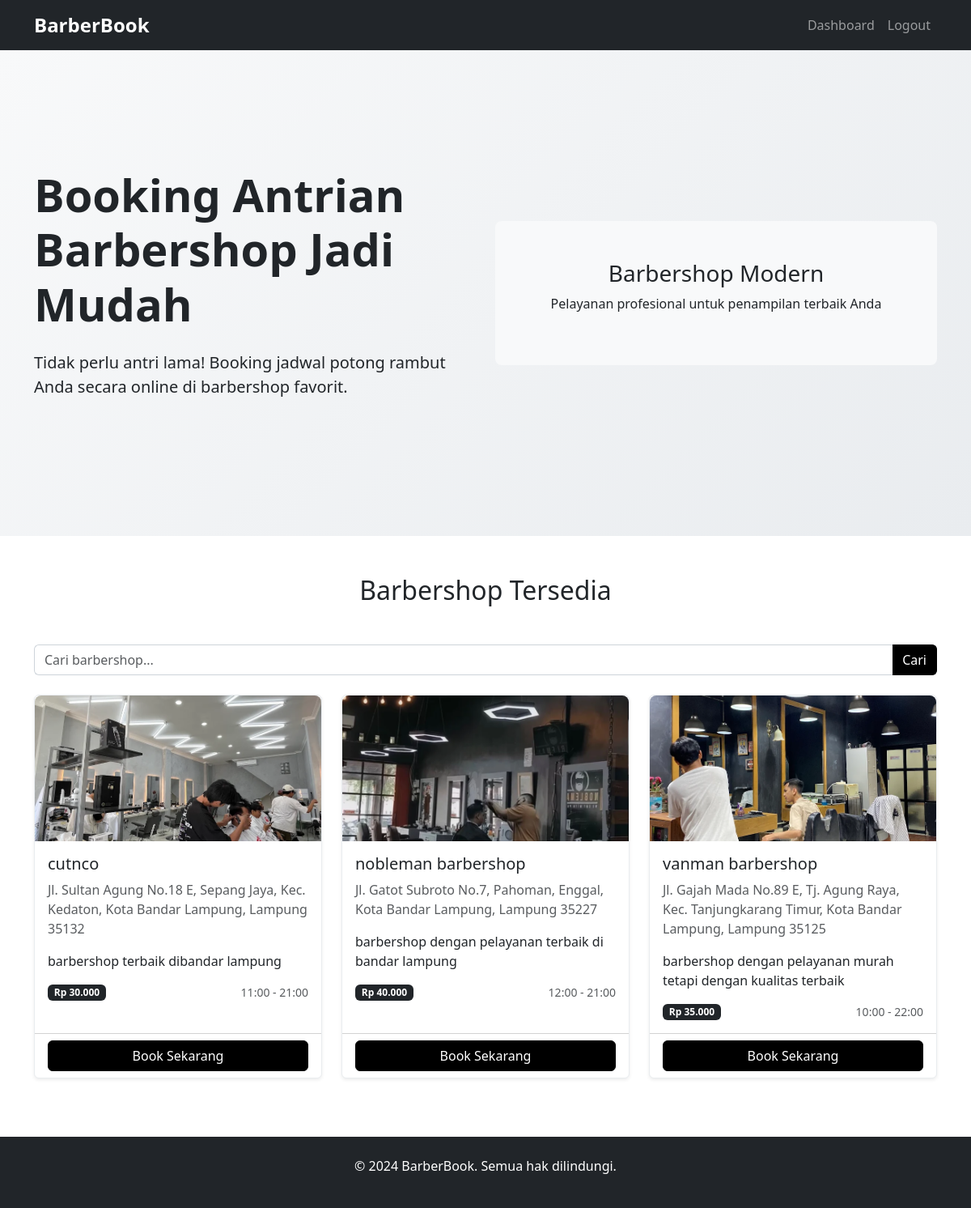
Screenshot of / (signed in) with the database file from the repository.
### tables this page shows
CREATE TABLE `barbershops` (
  `id` int NOT NULL,
  `nama_barbershop` varchar(100) NOT NULL,
  `email` varchar(100) NOT NULL,
  `password` varchar(255) NOT NULL,
  `alamat` text NOT NULL,
  `no_hp` varchar(15) DEFAULT NULL,
  `jam_buka` time DEFAULT '08:00:00',
  `jam_tutup` time DEFAULT '21:00:00',
  `harga_potong` int DEFAULT '25000',
  `deskripsi` text,
  `photo_path` varchar(255) DEFAULT NULL,
  `foto` varchar(255) DEFAULT NULL,
  `status` enum('aktif','nonaktif') DEFAULT 'aktif',
  `created_at` timestamp NULL DEFAULT CURRENT_TIMESTAMP
);

### database.php (called while the page is built, shortened)
<?php
function isLoggedIn() {
    return isset($_SESSION['user_id']) || isset($_SESSION['barbershop_id']);
}
function isCustomer() {
    return isset($_SESSION['user_id']);
}
?>

### index.php (the view, shortened to what this page needs)
<?php
require_once 'database.php';
$search = isset($_GET['search']) ? trim($_GET['search']) : '';
$params = [];
$sql = "SELECT * FROM barbershops WHERE status = 'aktif'";
$sql .= " ORDER BY nama_barbershop";
$stmt = $pdo->prepare($sql);
$stmt->execute($params);
$barbershops = $stmt->fetchAll(PDO::FETCH_ASSOC);
?>
<!DOCTYPE html>
<html lang="id">
<head>
    <link href="https://cdn.jsdelivr.net/npm/bootstrap@5.3.0/dist/css/bootstrap.min.css" rel="stylesheet">
    <link rel="stylesheet" href="style.css">
</head>
<body>
<nav class="navbar navbar-expand-lg navbar-dark bg-dark">
    <div class="container">
        <a class="navbar-brand fw-bold" href="index.php">BarberBook</a>
        <div class="navbar-nav ms-auto">
            <?php if (isLoggedIn()): ?>
                <?php if (isCustomer()): ?>
                    <a class="nav-link" href="customer_dashboard.php">Dashboard</a>
                <?php else: ?>
                    <a class="nav-link" href="barbershop_dashboard.php">Dashboard</a>
                <?php endif; ?>
                <a class="nav-link" href="logout.php">Logout</a>
            <?php else: ?>
                <a class="nav-link" href="login.php">Login</a>
                <a class="nav-link" href="register.php">Daftar</a>
            <?php endif; ?>
        </div>
    </div>
</nav>
<div class="hero-section">
    <div class="container">
        <div class="row align-items-center min-vh-75">
            <div class="col-lg-6">
                <h1 class="display-4 fw-bold mb-4">Booking Antrian Barbershop Jadi Mudah</h1>
                <p class="lead mb-4">Tidak perlu antri lama! Booking jadwal potong rambut Anda secara online di barbershop favorit.</p>
            </div>
            <div class="col-lg-6">
                <div class="text-center">
                    <div class="hero-image">
                        <div class="bg-light rounded-3 p-5">
                            <h3>Barbershop Modern</h3>
                            <p>Pelayanan profesional untuk penampilan terbaik Anda</p>
                        </div>
                    </div>
                </div>
            </div>
        </div>
    </div>
</div>
<div class="container my-5">
    <h2 class="text-center mb-5">Barbershop Tersedia</h2>
    <form method="GET" class="mb-4">
        <div class="input-group">
            <input type="text" class="form-control" name="search" placeholder="Cari barbershop..." value="<?= htmlspecialchars($search) ?>">
            <button class="btn btn-dark" type="submit">Cari</button>
        </div>
    </form>
    <div class="row">
        <?php if (count($barbershops) > 0): ?>
            <?php foreach ($barbershops as $barbershop): ?>
                <div class="col-md-4 mb-4">
                    <div class="card h-100 shadow-sm">
                        <?php if (!empty($barbershop['photo_path']) && file_exists($barbershop['photo_path'])): ?>
                            <img src="<?= htmlspecialchars($barbershop['photo_path']) ?>" alt="Foto <?= htmlspecialchars($barbershop['nama_barbershop']) ?>" class="barbershop-img">
                        <?php else: ?>
                            <div style="width:100%; height:180px; background:#eee; border-top-left-radius: .5rem; border-top-right-radius: .5rem;"></div>
                        <?php endif; ?>
                        <div class="card-body">
                            <h5 class="card-title"><?= htmlspecialchars($barbershop['nama_barbershop']) ?></h5>
                            <p class="card-text text-muted"><?= htmlspecialchars($barbershop['alamat']) ?></p>
                            <p class="card-text"><?= htmlspecialchars($barbershop['deskripsi']) ?></p>
                            <div class="d-flex justify-content-between align-items-center">
                                <span class="badge bg-dark">Rp <?= number_format($barbershop['harga_potong'], 0, ',', '.') ?></span>
                                <small class="text-muted"><?= substr($barbershop['jam_buka'], 0, 5) ?> - <?= substr($barbershop['jam_tutup'], 0, 5) ?></small>
                            </div>
                        </div>
                        <div class="card-footer bg-transparent">
                            <?php if (isCustomer()): ?>
                                <a href="customer_booking.php?barbershop_id=<?= $barbershop['id'] ?>" class="btn btn-dark w-100">Book Sekarang</a>
                            <?php else: ?>
                                <a href="login.php" class="btn btn-outline-dark w-100">Login untuk Book</a>
                            <?php endif; ?>
                        </div>
                    </div>
                </div>
            <?php endforeach; ?>
        <?php else: ?>
            <div class="col-12 text-center">
                <p class="text-muted">Barbershop tidak ditemukan.</p>
            </div>
        <?php endif; ?>
    </div>
</div>
<footer class="bg-dark text-white py-4 mt-5">
    <div class="container text-center">
        <p>&copy; 2024 BarberBook. Semua hak dilindungi.</p>
    </div>
</footer>
</body>
</html>

### style.css (style rules this page uses)
:root { --primary-color: #000000; --secondary-color: #ffffff; --accent-color: #f8f9fa; --text-dark: #212529; --text-muted: #6c757d; }
body { font-family: 'Segoe UI', Tahoma, Geneva, Verdana, sans-serif; background-color: var(--secondary-color); color: var(--text-dark); }
.hero-section { background: linear-gradient(135deg, #f8f9fa 0%, #e9ecef 100%); min-height: 70vh; display: flex; align-items: center; }
.min-vh-75 { min-height: 75vh; }
.hero-image { animation: float 3s ease-in-out infinite; }
.card { transition: transform 0.2s ease-in-out; border: 1px solid #e9ecef; background-color: #fff; }
.btn-dark { background-color: var(--primary-color); border-color: var(--primary-color); color: var(--secondary-color); }
.navbar-brand { font-size: 1.5rem; }
.input-group input[type="text"] { border-right: 0; border-color: #ced4da; }
.input-group .btn { border-left: 0; }

### index.php (style rules this page uses)
.barbershop-img { width: 100%; height: 180px; object-fit: cover; border-top-left-radius: .5rem; border-top-right-radius: .5rem; }

### rows the page displays
barbershops: photo_path (picture), nama_barbershop "cutnco", alamat "Jl. Sultan Agung No.18 E, Sepang Jaya, Kec. Kedaton, Kota Bandar Lampung, Lampung 35132", deskripsi "barbershop terbaik dibandar lampung", harga_potong "30.000", jam_buka "11:00", jam_tutup "21:00"
barbershops: photo_path (picture), nama_barbershop "nobleman barbershop", alamat "Jl. Gatot Subroto No.7, Pahoman, Enggal, Kota Bandar Lampung, Lampung 35227", deskripsi "barbershop dengan pelayanan terbaik di bandar lampung", harga_potong "40.000", jam_buka "12:00", jam_tutup "21:00"
barbershops: photo_path (picture), nama_barbershop "vanman barbershop", alamat "Jl. Gajah Mada No.89 E, Tj. Agung Raya, Kec. Tanjungkarang Timur, Kota Bandar Lampung, Lampung 35125", deskripsi "barbershop dengan pelayanan murah tetapi dengan kualitas terbaik", harga_potong "35.000", jam_buka "10:00", jam_tutup "22:00"
